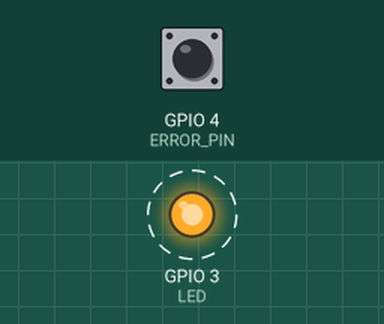
Bench run of a program on a simulated Raspberry Pi (BCM pin numbers). Parts: output pins drawn as LEDs (lit = HIGH). Dashed ring = blinking. The inputs (shaded band) are chosen by the test bench; at power-on: GPIO 4 (ERROR_PIN) HIGH.

Above: at 0.5 s.
Timing chart, 0 to 4.6 s (numbered marks = the images above):
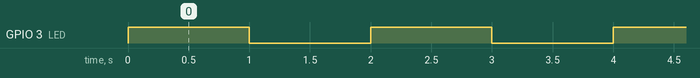

The program:

application.py
```python
import time
import RPi.GPIO as GPIO

LED          =    3
ERROR_PIN    =    4

ledState = False

def initBoard():
    GPIO.setmode(GPIO.BCM)
    GPIO.setup(LED, GPIO.OUT)
    GPIO.setup(ERROR_PIN, GPIO.IN, pull_up_down=GPIO.PUD_UP)
    ledState = False


def testErrorPin():
    return GPIO.input(ERROR_PIN)

def switchLed():
    global ledState

    if ledState:
        ledState = False
    else:
        ledState = True
    GPIO.output(LED, ledState)
    time.sleep(1)

initBoard()
while True:
    if testErrorPin():
        switchLed()
    else:
        GPIO.output(LED, True)
```

Measured:
- by itself, GPIO 3 (LED): alternates HIGH for 1.0 s and LOW for 1.0 s
